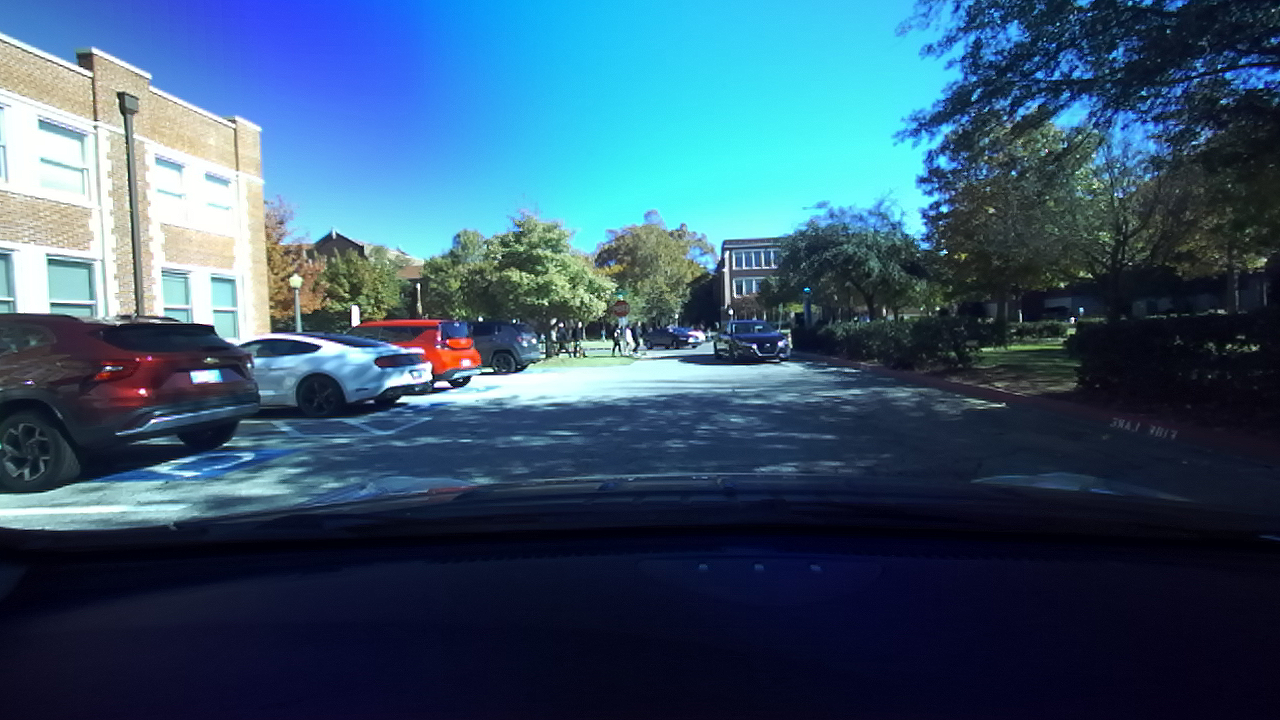
#> input picture Front_Image/BEV_front_test1.png, 1280 x 720 px, found by its file name
$ python vision.py
#> lines starting #> are read from the running program, lines starting #| are printed output that depends on the picture
import cv2 as cv
import numpy as np
import matplotlib.pyplot as plt


class vision:


    def __init__(self, image_path, src_points, bev_x_range, bev_z_range, pixels_per_meter=10):

        # Read the image from the path
#> called with bev_x_range = (-5, 5), bev_z_range = (0, 20), pixels_per_meter = 10
        self.image = cv.imread(image_path)
#> self.image is the input picture: shape (720, 1280, 3); mean B, G, R 110.6, 86.3, 55
        if self.image is None:
            raise FileNotFoundError(f"Image not found at {image_path}")
        # Convert the image to RGB
        self.image_rgb = cv.cvtColor(self.image, cv.COLOR_BGR2RGB)

        # Define the source points for the perspective transformation(Camera Space)
        self.src_points = np.array(src_points, dtype=np.float32)

        # setup the bird's eye view space
        self.x_min, self.x_max = bev_x_range
        self.z_min, self.z_max = bev_z_range
        self.pixels_per_meter = pixels_per_meter

        # compute the bev width and height
        self.bev_width = int((self.x_max - self.x_min) * self.pixels_per_meter)
        self.bev_height = int((self.z_max - self.z_min) * self.pixels_per_meter)

        # Define the destination points for the perspective transformation(BEV Space)
        self.dst_points = np.float32([[0, 0], [self.bev_width, 0], [self.bev_width, self.bev_height], [0, self.bev_height]])

        # Compute the homography
        self.homo_matrix = cv.getPerspectiveTransform(self.src_points, self.dst_points)

    # warpPerspective Transform Function
    def warp_transform(self):
        self.bev_image = cv.warpPerspective(self.image_rgb, self.homo_matrix,
                                            (self.bev_width, self.bev_height))
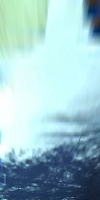
#> self.bev_image: shape (200, 100, 3); mean R, G, B 156.9, 195.5, 202.1
        return self.bev_image

    # Display function
    def display(self):
        # Ensure the bev is computed
        if not hasattr(self, 'bev_iamge'):
            self.warp_transform

        # create the copy of original image and overlay the source points
        image_with_points = self.image_rgb.copy()
        cv.polylines(image_with_points, [self.src_points.astype(np.int32)], True,
                     (255, 0, 0), 2)
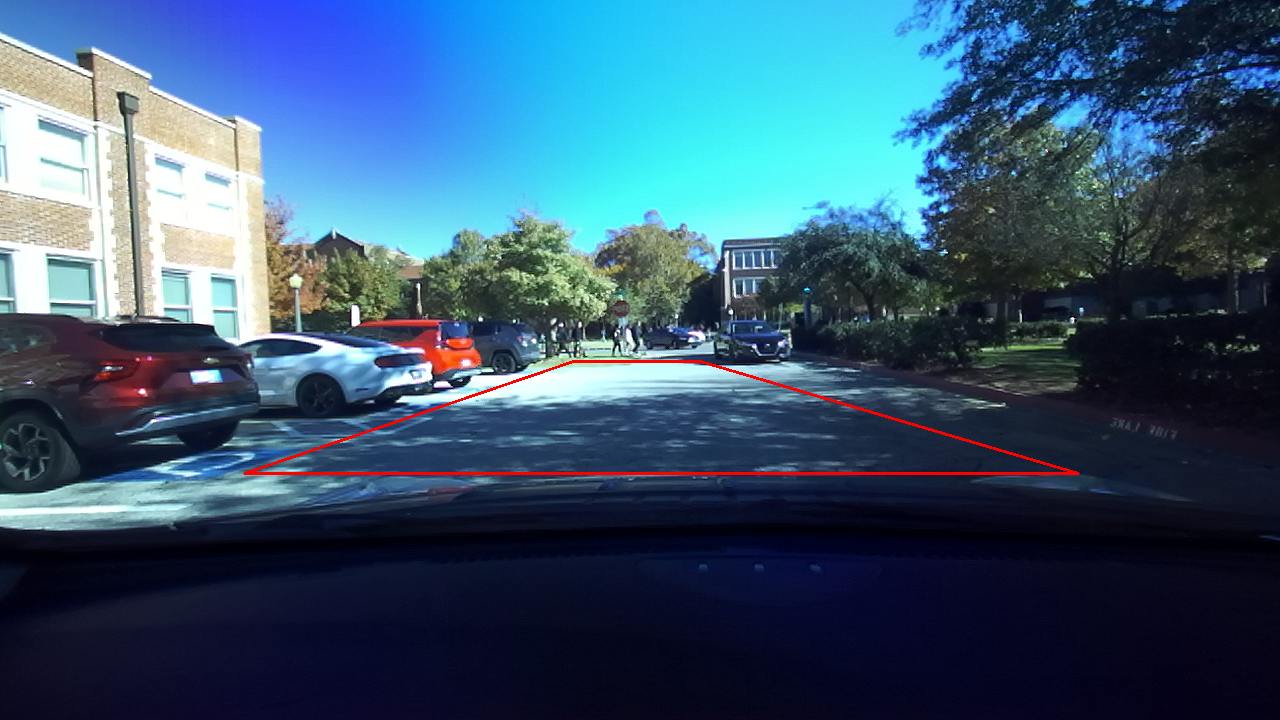
#> image_with_points: shape (720, 1280, 3); mean R, G, B 55.9, 85.8, 110

        # Plot both images
        fig, axs = plt.subplots(1, 2, figsize = (12,6))

        axs[0].imshow(image_with_points)
        axs[0].set_title("Front Camera Image (Selected Region)")
        axs[0].axis("off")

        axs[1].imshow(self.bev_image)
        axs[1].set_title("BEV Image (x: right, z: forward)")
        axs[1].axis("off")

        plt.tight_layout()
        plt.show()
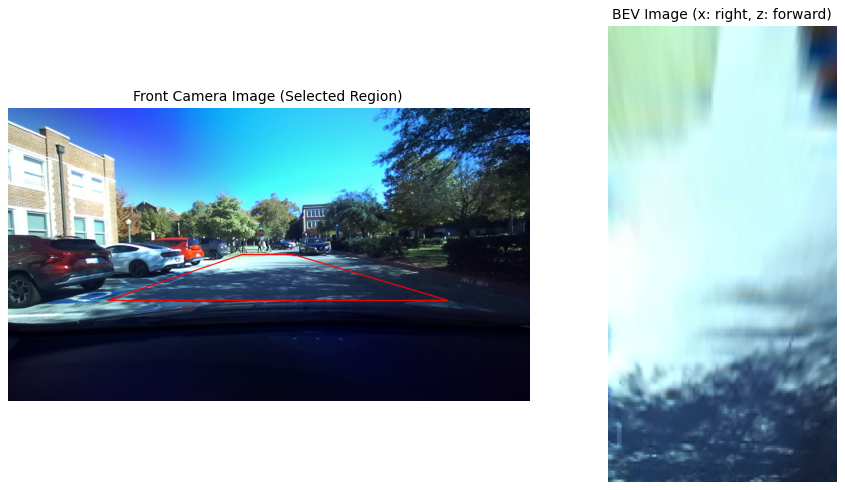
#> figure drawn by matplotlib, 2 panels


if __name__ == '__main__':

    image_path = r'/home/lintan/BEV_ws/BEV-Space/Front_Image/BEV_front_test1.png'
    src_points = [[573, 361], [700, 361], [1078, 473], [244, 473]]
    bev_x_range = (-5, 5)
    bev_z_range = (0, 20)

    vision_system = vision(image_path, src_points, bev_x_range, bev_z_range, pixels_per_meter=10)
    # Obtain the bev image
    bev_image = vision_system.warp_transform()
    # Display
    vision_system.display()

$ run again, with Front_Image/BEV_front_test2.png copied over Front_Image/BEV_front_test1.png
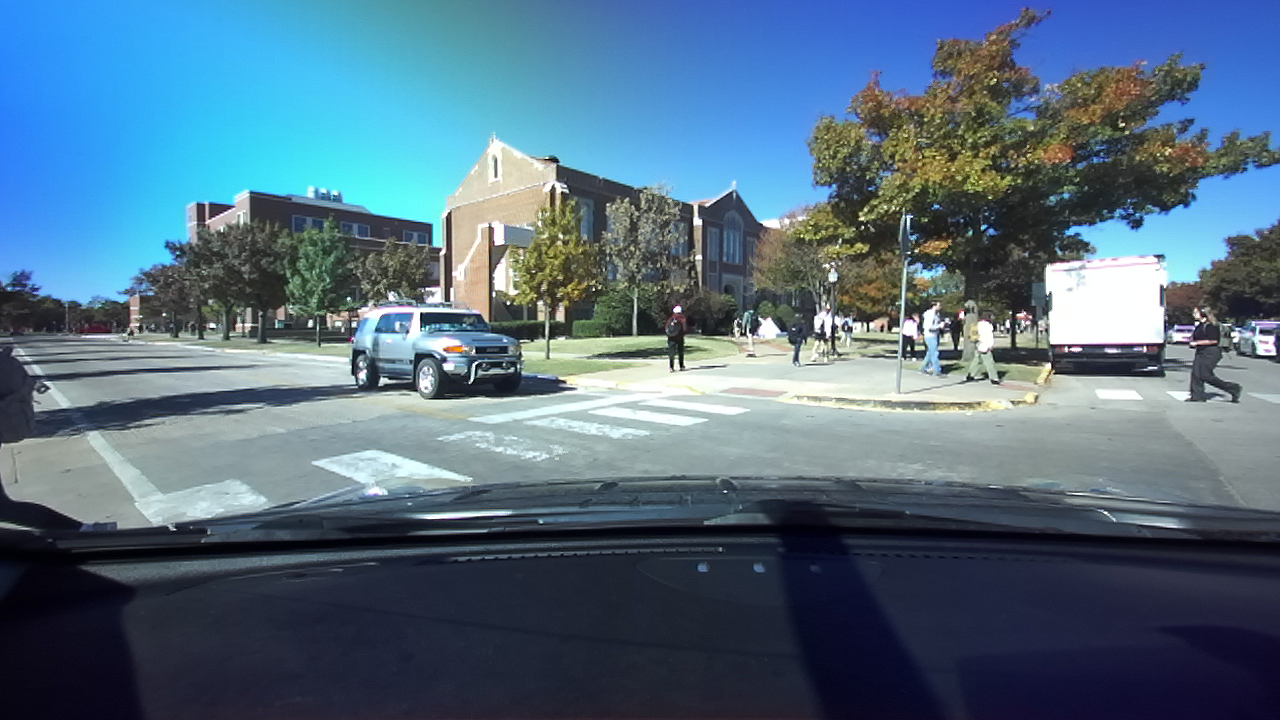
#> input picture Front_Image/BEV_front_test2.png, 1280 x 720 px, found by its file name
#> in __init__, self.image is the input picture: shape (720, 1280, 3); mean B, G, R 129.8, 110.4, 83.6
#> in warp_transform, `self.bev_image = cv.warpPerspective(self.image_rgb, self.homo_matrix, ..`:
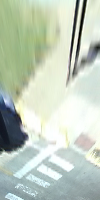
#> self.bev_image: shape (200, 100, 3); mean R, G, B 192.1, 204, 188.4
#> image_with_points: shape (720, 1280, 3); mean R, G, B 84.1, 109.4, 128.9
#> in display, `plt.show()`:
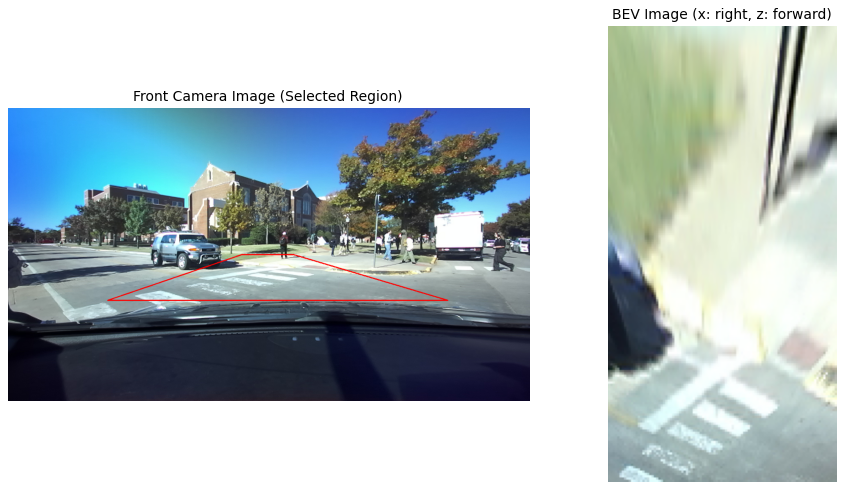
#> figure drawn by matplotlib, 2 panels
